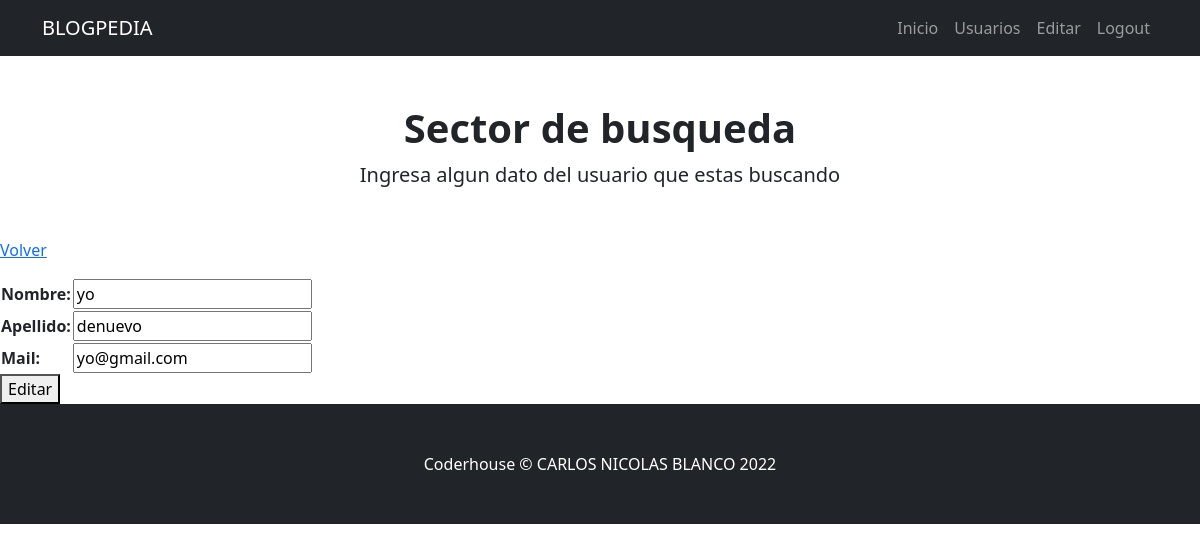
The page /usuarios/usuario/editar/7 (signed in) on the database its author committed.
### usuarios/models.py (models this page shows, shortened)
class usuario(models.Model):
    nombre = models.CharField(max_length=30)
    apellido = models.CharField(max_length=30)
    mail = models.EmailField()
    material = RichTextField(blank= True, null=True)
    fecha_creacion = models.DateTimeField(default=timezone.now)

### usuarios/views.py (the view)
# urls.py: path('usuario/editar/<int:pk>',views.EditarUsuario.as_view(),name='editar_usuario'),
class EditarUsuario(LoginRequiredMixin,UpdateView):
    model = usuario
    success_url = "/usuarios/usuarios"
    fields = ['nombre','apellido','mail']

### usuarios/templates/usuarios/usuario_form.html (shortened to what this page needs)
{% extends 'index/index.html' %}
{% block header_block %}
     <h1 class="fw-bolder">Sector de busqueda</h1>
     <p class="lead mb-0">Ingresa algun dato del usuario que estas buscando</p>
{% endblock header_block %}
{% block body_block %}
    <p>
        <a href={% url 'usuarios' %}>Volver</a>
    </p>
    <form action="" method="post">
        <table>
            {{form.as_table}}
        </table>
        <button>Editar</button>
    </form>
{% endblock body_block %}

### rows shown on the page
usuario: nombre "yo", apellido "denuevo", mail "yo@gmail.com"
